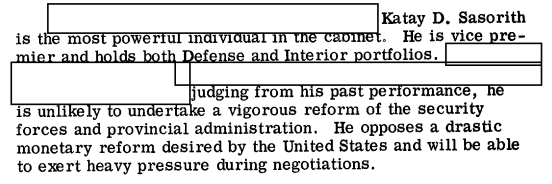
#> input picture 0_redacted.png, 552 x 184 px
$ python -i ocr_redacted_readflow.py   (imports and definitions only)
#> lines starting #> are read from the running program, lines starting #| are printed output that depends on the picture; after the words box and inside, x2 and y2 are one past the last pixel; in counts of white or black regions, pixels touching at a corner belong together
#> further down, picture is the input picture: shape (184, 552); min 0, max 255, mean 216.3
### ocr_redacted_placeholders.py
import argparse
import json
import re
from pathlib import Path

import cv2
import numpy as np
from PIL import Image
from vllm import LLM, SamplingParams
from vllm.model_executor.models.deepseek_ocr import NGramPerReqLogitsProcessor

MODEL_ID = "deepseek-ai/DeepSeek-OCR"
PROMPT_FREE_OCR = "<image>\nFree OCR. Preserve original line breaks."
EXTS = {".png", ".jpg", ".jpeg", ".webp", ".bmp", ".tif", ".tiff"}


# [37 lines left out: functions clean_ds_output, ocr_deepseek_vllm, _edge_density, not called in this run]


def _binarize_dark(gray: np.ndarray) -> np.ndarray:
    _, otsu_inv = cv2.threshold(gray, 0, 255, cv2.THRESH_BINARY_INV + cv2.THRESH_OTSU)
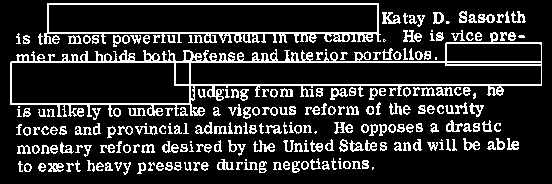
#> otsu_inv: shape (184, 552); 17.1% white in thin lines or dots
    hard_inv = ((gray < 170).astype(np.uint8) * 255)
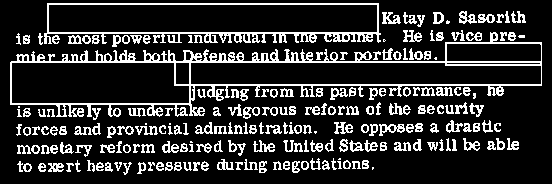
#> hard_inv: shape (184, 552); 18.2% white in thin lines or dots
    return cv2.bitwise_or(otsu_inv, hard_inv)


def _inner_region(x1: int, y1: int, x2: int, y2: int, pad: int) -> tuple[int, int, int, int]:
    return x1 + pad, y1 + pad, x2 - pad, y2 - pad


# [161 lines left out: functions _interior_stats, _side_dark_frac, _split_stacked_boxes, _is_redaction_like, _detect_from_lines, _detect_from_contours, not called in this run]


def _area(box: tuple[int, int, int, int]) -> int:
    x1, y1, x2, y2 = box
    return max(0, x2 - x1) * max(0, y2 - y1)


# [240 lines left out: functions _iou, _contains, _dedupe_boxes, detect_redaction_boxes, estimate_text_block, _snap_to_word_boundary and 5 more, not called in this run]


# [2 lines that do not run on import are left out]

### ocr_redacted_readflow.py
import argparse
import json
import re
from pathlib import Path

import cv2
import numpy as np
from PIL import Image
from vllm import LLM, SamplingParams
from vllm.model_executor.models.deepseek_ocr import NGramPerReqLogitsProcessor

from ocr_redacted_placeholders import EXTS, MODEL_ID, PROMPT_FREE_OCR, _binarize_dark, detect_redaction_boxes

LINE_COVERAGE_MIN = 0.50
FIRST_LINE_INDENT_SPACES = 5
BOX_LINE_CHARS_DEFAULT = 64


# [68 lines left out: functions clean_ds_output, build_llm, ocr_with_model, _collect_images, build_text_merged_mask, not called in this run]


def build_structural_lines_mask(gray: np.ndarray) -> np.ndarray:
    # Matches the line-extraction logic used by redaction detection/debug_lines.
    dark = _binarize_dark(gray)
    h, w = gray.shape
#> h = 184; w = 552
    h_kernel = cv2.getStructuringElement(cv2.MORPH_RECT, (max(24, w // 10), 1))
    v_kernel = cv2.getStructuringElement(cv2.MORPH_RECT, (1, max(10, h // 4)))
#> v_kernel = 46 values from 1 to 1
    h_lines = cv2.morphologyEx(dark, cv2.MORPH_OPEN, h_kernel, iterations=1)
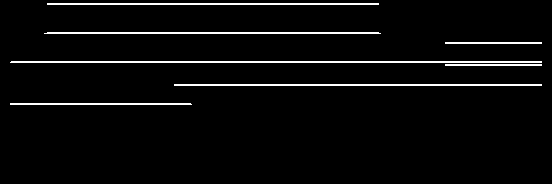
#> h_lines: shape (184, 552); 3.8% white in thin lines or dots, all inside (x1, y1, x2, y2) = (10, 3, 542, 105)
    v_lines = cv2.morphologyEx(dark, cv2.MORPH_OPEN, v_kernel, iterations=1)
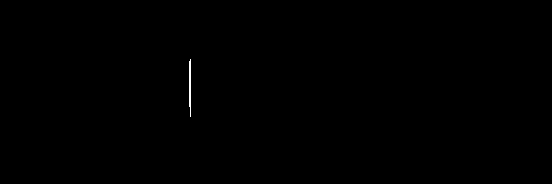
#> v_lines: shape (184, 552); 0.1% white in thin lines or dots, all inside (x1, y1, x2, y2) = (189, 59, 191, 117)
    lines = cv2.bitwise_or(h_lines, v_lines)
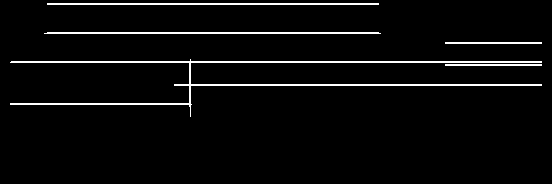
#> lines: shape (184, 552); 3.9% white in thin lines or dots, all inside (x1, y1, x2, y2) = (10, 3, 542, 117)
    lines = cv2.morphologyEx(
        lines,
        cv2.MORPH_CLOSE,
        cv2.getStructuringElement(cv2.MORPH_RECT, (3, 3)),
        iterations=1,
    )
    return lines


# [513 lines left out: functions percentile_region, normalize_ocr_lines, build_theoretical_line_boxes, overlap_ratio_y, map_x_to_char, _line_mapping_bounds and 8 more, not called in this run]


# [2 lines not run here, left out]

>>> import cv2
>>> picture = cv2.imread('0_redacted.png', cv2.IMREAD_GRAYSCALE)
>>> result = build_structural_lines_mask(picture)
